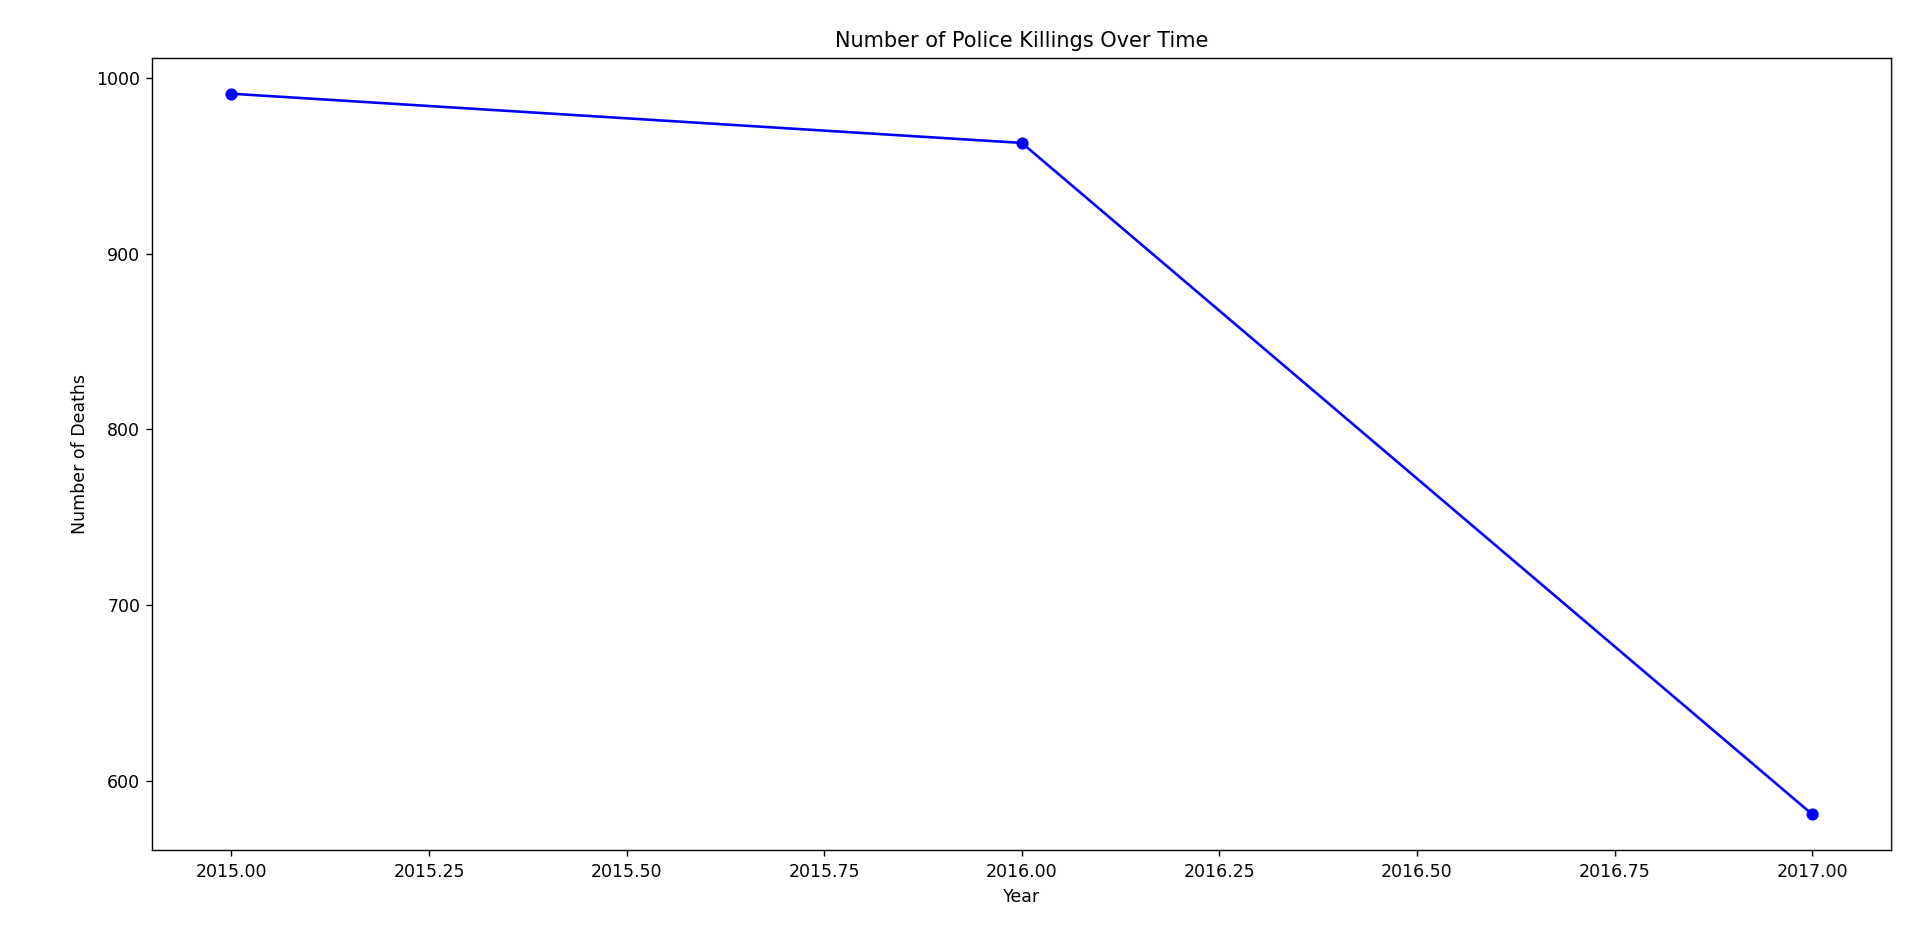

Python code for this plot:
import pandas as pd
import matplotlib.pyplot as plt

# Load the CSV file containing the data on police killings
file_path_deaths = r'C:\Users\Siris\Desktop\GitHub Projects 100 Days NewB\_24_0104__Day100_Pro_Portfolio_Project_Deaths_involving_US_Police_Data_Science_241015\NewProject\r00_env_START\r02\Data\Deaths_by_Police_US.csv'
df_deaths = pd.read_csv(file_path_deaths, encoding='ISO-8859-1')

# Display the first few rows to understand the structure
print(df_deaths.head())

# Convert the date column to datetime format (assuming there's a 'date' column in the data)
df_deaths['date'] = pd.to_datetime(df_deaths['date'], errors='coerce')

# Extract the year from the date
df_deaths['year'] = df_deaths['date'].dt.year

# Group the data by year and count the number of deaths in each year
deaths_by_year = df_deaths.groupby('year').size()

# Create a line plot to analyze the trend of police killings over time
plt.figure(figsize=(10, 6))
plt.plot(deaths_by_year.index, deaths_by_year.values, marker='o', linestyle='-', color='b')

# Add labels and a title
plt.xlabel('Year')
plt.ylabel('Number of Deaths')
plt.title('Number of Police Killings Over Time')

# Show the plot
plt.tight_layout()
plt.show()
